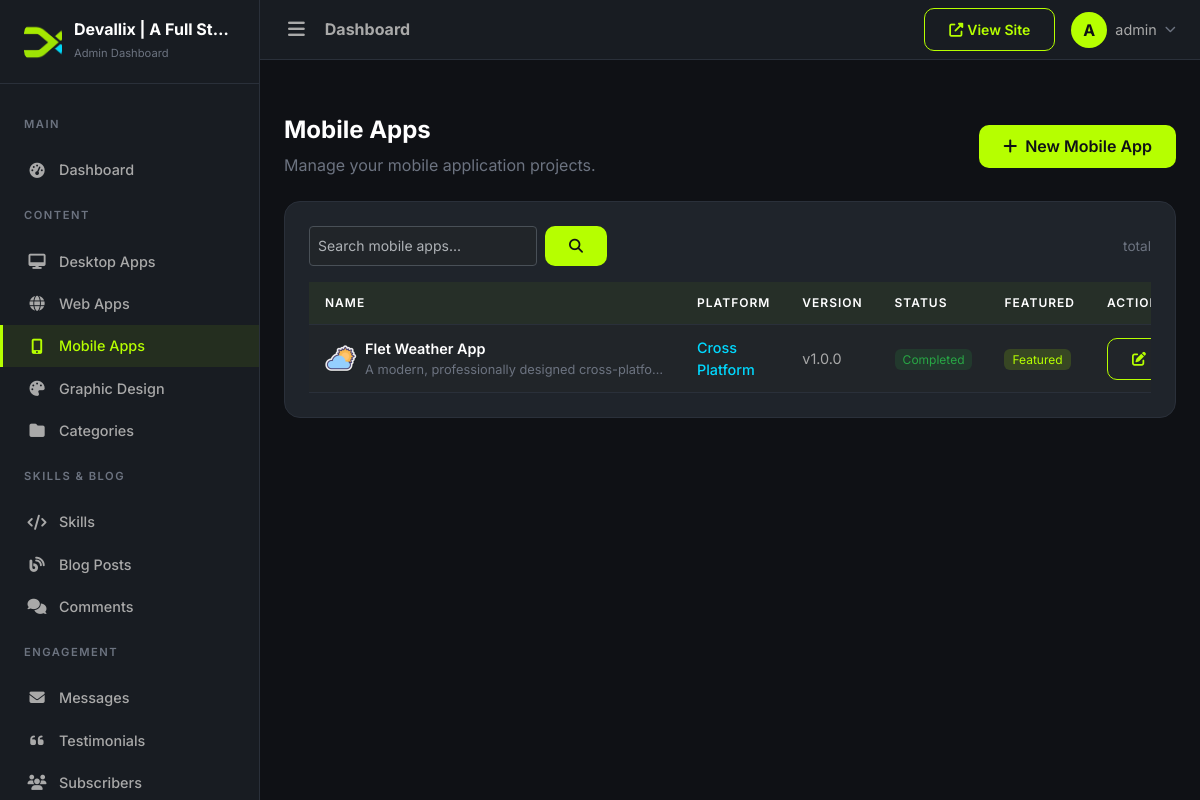
/dashboard/mobile-apps/ (signed in), run on the app's committed database.
### apps/core/models.py (models this page shows, shortened)
class SiteSettings(models.Model):
    site_name = models.CharField(max_length=200, default='DevPortfolio')
    site_tagline = models.CharField(max_length=300, blank=True)
    logo = models.ImageField(upload_to='uploads/site/', blank=True, null=True)
    favicon = models.ImageField(upload_to='uploads/site/', blank=True, null=True)
    hero_title = models.CharField(max_length=300, blank=True)
    hero_subtitle = models.TextField(blank=True)
    hero_cta_text = models.CharField(max_length=100, default='View Portfolio')
    hero_cta_url = models.CharField(max_length=300, default='/portfolio/')
    about_image = models.ImageField(upload_to='uploads/site/', blank=True, null=True)
    footer_text = models.TextField(blank=True)
    meta_title = models.CharField(max_length=200, blank=True)
    meta_description = models.TextField(blank=True)
    meta_keywords = models.TextField(blank=True)
    og_image = models.ImageField(upload_to='uploads/site/', blank=True, null=True)
    google_analytics_code = models.TextField(blank=True)
    email = models.EmailField(blank=True)
    phone = models.CharField(max_length=20, blank=True)
    address = models.TextField(blank=True)
    github_url = models.URLField(blank=True)
    linkedin_url = models.URLField(blank=True)
    twitter_url = models.URLField(blank=True)
    youtube_url = models.URLField(blank=True)
    facebook_url = models.URLField(blank=True)
    instagram_url = models.URLField(blank=True)
    updated_at = models.DateTimeField(auto_now=True)
    class Meta:
        verbose_name = 'Site Settings'
        verbose_name_plural = 'Site Settings'
    @classmethod
    def load(cls):
        obj, created = cls.objects.get_or_create(pk=1)
        return obj

### apps/accounts/models.py (models this page shows, shortened)
class User(AbstractUser):
    email = models.EmailField(unique=True)
    bio = models.TextField(blank=True)
    avatar = models.ImageField(upload_to='avatars/', blank=True, null=True)
    job_title = models.CharField(max_length=200, blank=True)
    phone = models.CharField(max_length=20, blank=True)
    location = models.CharField(max_length=200, blank=True)
    website = models.URLField(blank=True)
    github = models.URLField(blank=True)
    linkedin = models.URLField(blank=True)
    twitter = models.URLField(blank=True)
    class Meta:
        verbose_name = 'User'
        verbose_name_plural = 'Users'

### apps/mobile_apps/models.py (models this page shows, shortened)
class MobileApp(models.Model):
    PLATFORM_CHOICES = [
        ('android', 'Android'),
        ('ios', 'iOS'),
        ('cross_platform', 'Cross Platform'),
    ]
    STATUS_CHOICES = [
        ('completed', 'Completed'),
        ('in_progress', 'In Progress'),
        ('archived', 'Archived'),
    ]
    name = models.CharField(max_length=200)
    slug = models.SlugField(max_length=200, unique=True)
    short_description = models.CharField(max_length=300)
    description = models.TextField()
    platform = models.CharField(max_length=20, choices=PLATFORM_CHOICES, default='cross_platform')
    technologies = models.ManyToManyField('portfolio.Technology', blank=True, related_name='mobile_apps')
    version = models.CharField(max_length=50, default='1.0.0')
    logo = models.ImageField(upload_to='uploads/mobile_apps/logos/', blank=True, null=True)
    image = models.ImageField(upload_to='uploads/mobile_apps/', blank=True, null=True)
    play_store_url = models.URLField(blank=True)
    app_store_url = models.URLField(blank=True)
    website_url = models.URLField(blank=True)
    github_url = models.URLField(blank=True)
    status = models.CharField(max_length=20, choices=STATUS_CHOICES, default='completed')
    featured = models.BooleanField(default=False)
    display_order = models.PositiveIntegerField(default=0)
    meta_title = models.CharField(max_length=200, blank=True)
    meta_description = models.TextField(blank=True)
    created_at = models.DateTimeField(auto_now_add=True)
    updated_at = models.DateTimeField(auto_now=True)
    class Meta:
        ordering = ['display_order', '-created_at']
        verbose_name = 'Mobile Application'
        verbose_name_plural = 'Mobile Applications'

### apps/dashboard/views.py (the view)
# urls.py: path('mobile-apps/', views.MobileAppListView.as_view(), name='mobile_app_list'),
class MobileAppListView(DashboardLoginRequiredMixin, ListView):
    model = MobileApp
    template_name = 'dashboard/mobile_app_list.html'
    context_object_name = 'mobile_apps'
    paginate_by = 20
    def get_queryset(self):
        qs = MobileApp.objects.all()
        search = self.request.GET.get('q')
        if search:
            qs = qs.filter(name__icontains=search)
        return qs
    def get_context_data(self, **kwargs):
        context = super().get_context_data(**kwargs)
        context['search_query'] = self.request.GET.get('q', '')
        return context

### templates/dashboard/mobile_app_list.html (shortened to what this page needs)
{% extends 'dashboard/base_dashboard.html' %}
{% load humanize %}
{% block content %}
<div class="page-section">
    <div class="d-flex justify-content-between align-items-center mb-4">
        <div>
            <h4 class="page-title">Mobile Apps</h4>
            <p style="color:var(--text-dim);margin:0;">Manage your mobile application projects.</p>
        </div>
        <a href="{% url 'dashboard:mobile_app_create' %}" class="btn btn-accent">
            <i class="fas fa-plus me-1"></i> New Mobile App
        </a>
    </div>
    <div class="dashboard-card">
        <div class="d-flex justify-content-between align-items-center mb-3">
            <form method="get" class="d-flex gap-2" style="max-width:400px;">
                <input type="text" name="q" class="form-control form-control-sm" placeholder="Search mobile apps..." value="{{ search_query|default:'' }}">
                <button type="submit" class="btn btn-accent btn-sm"><i class="fas fa-search"></i></button>
            </form>
            <span style="color:var(--text-dim);font-size:0.85rem;">{{ mobile_apps.paginator.count }} total</span>
        </div>
        <div class="table-responsive">
            <table class="table table-dashboard mb-0">
                <thead>
                    <tr>
                        <th>Name</th>
                        <th>Platform</th>
                        <th>Version</th>
                        <th>Status</th>
                        <th>Featured</th>
                        <th style="width:150px;">Actions</th>
                    </tr>
                </thead>
                <tbody>
                    {% for app in mobile_apps %}
                    <tr>
                        <td>
                            <div class="d-flex align-items-center gap-2">
                                {% if app.logo %}
                                <img src="{{ app.logo.url }}" alt="{{ app.name }}" style="width:32px;height:32px;border-radius:8px;object-fit:cover;">
                                {% else %}
                                <div style="width:32px;height:32px;border-radius:8px;background:var(--accent-secondary);display:flex;align-items:center;justify-content:center;flex-shrink:0;">
                                    <i class="fas fa-mobile-alt" style="color:var(--bg-primary);font-size:0.8rem;"></i>
                                </div>
                                {% endif %}
                                <div>
                                    <span style="font-weight:600;">{{ app.name }}</span>
                                    <div style="color:var(--text-dim);font-size:0.8rem;white-space:nowrap;overflow:hidden;text-overflow:ellipsis;max-width:300px;">{{ app.short_description }}</div>
                                </div>
                            </div>
                        </td>
                        <td><span style="color:var(--accent-secondary);font-weight:500;">{{ app.get_platform_display }}</span></td>
                        <td style="color:var(--text-muted);">v{{ app.version }}</td>
                        <td>
                            {% if app.status == 'completed' %}
                            <span style="background:rgba(40,167,69,0.15);color:#28a745;padding:3px 8px;border-radius:6px;font-size:0.75rem;">Completed</span>
                            {% elif app.status == 'in_progress' %}
                            <span style="background:rgba(0,217,255,0.15);color:var(--accent-secondary);padding:3px 8px;border-radius:6px;font-size:0.75rem;">In Progress</span>
                            {% else %}
                            <span style="background:rgba(255,193,7,0.15);color:#ffc107;padding:3px 8px;border-radius:6px;font-size:0.75rem;">Archived</span>
                            {% endif %}
                        </td>
                        <td>
                            {% if app.featured %}
                            <span style="background:rgba(182,255,0,0.15);color:var(--accent);padding:3px 8px;border-radius:6px;font-size:0.75rem;">Featured</span>
                            {% else %}
                            <span style="color:var(--text-dim);font-size:0.85rem;">&mdash;</span>
                            {% endif %}
                        </td>
                        <td>
                            <div class="d-flex gap-1">
                                <a href="{% url 'dashboard:mobile_app_edit' pk=app.pk %}" class="btn btn-outline-accent btn-sm" title="Edit">
                                    <i class="fas fa-edit"></i>
                                </a>
                            </div>
                        </td>
                    </tr>
                    {% endfor %}
                </tbody>
            </table>
        </div>
    </div>
</div>
{% endblock %}

### templates/dashboard/includes/sidebar.html (shortened to what this page needs)
<nav class="sidebar" id="sidebar">
    <div class="sidebar-brand">
        {% if site_settings.logo %}
        <img src="{{ site_settings.logo.url }}" alt="{{ site_settings.site_name }}" style="width:38px;height:38px;border-radius:10px;object-fit:cover;">
        {% else %}
        <div class="brand-icon"><span>D</span></div>
        {% endif %}
        <div>
            <h5>{{ site_settings.site_name|default:'DevPortfolio' }}</h5>
            <small>Admin Dashboard</small>
        </div>
    </div>
    <div class="sidebar-nav">
        <div class="nav-section">
            <div class="nav-section-title">Main</div>
        </div>
        <a href="{% url 'dashboard:dashboard_home' %}" class="nav-link {% if request.resolver_match.url_name == 'dashboard_home' %}active{% endif %}">
            <i class="fas fa-tachometer-alt"></i> Dashboard
        </a>
        <div class="nav-section">
            <div class="nav-section-title">Content</div>
        </div>
        <a href="{% url 'dashboard:app_list' %}" class="nav-link {% if '/dashboard/desktop-apps/' in request.path %}active{% endif %}">
            <i class="fas fa-desktop"></i> Desktop Apps
        </a>
        <a href="{% url 'dashboard:project_list' %}" class="nav-link {% if '/dashboard/web-apps/' in request.path %}active{% endif %}">
            <i class="fas fa-globe"></i> Web Apps
        </a>
        <a href="{% url 'dashboard:mobile_app_list' %}" class="nav-link {% if '/dashboard/mobile-apps/' in request.path %}active{% endif %}">
            <i class="fas fa-mobile-alt"></i> Mobile Apps
        </a>
        <a href="{% url 'dashboard:design_list' %}" class="nav-link {% if '/dashboard/graphic-design/' in request.path %}active{% endif %}">
            <i class="fas fa-palette"></i> Graphic Design
        </a>
        <a href="{% url 'dashboard:category_list' %}" class="nav-link {% if 'category' in request.resolver_match.url_name %}active{% endif %}">
            <i class="fas fa-folder"></i> Categories
        </a>
        <div class="nav-section">
            <div class="nav-section-title">Skills & Blog</div>
        </div>
        <a href="{% url 'dashboard:skill_list' %}" class="nav-link {% if 'skill' in request.resolver_match.url_name %}active{% endif %}">
            <i class="fas fa-code"></i> Skills
        </a>
        <a href="{% url 'dashboard:blog_list' %}" class="nav-link {% if 'blog' in request.resolver_match.url_name and 'comment' not in request.resolver_match.url_name %}active{% endif %}">
            <i class="fas fa-blog"></i> Blog Posts
        </a>
        <a href="{% url 'dashboard:comment_list' %}" class="nav-link {% if 'comment' in request.resolver_match.url_name %}active{% endif %}">
            <i class="fas fa-comments"></i> Comments
        </a>
        <div class="nav-section">
            <div class="nav-section-title">Engagement</div>
        </div>
        <a href="{% url 'dashboard:message_list' %}" class="nav-link {% if 'message' in request.resolver_match.url_name %}active{% endif %}">
            <i class="fas fa-envelope"></i> Messages
        </a>
        <a href="{% url 'dashboard:testimonial_list' %}" class="nav-link {% if 'testimonial' in request.resolver_match.url_name %}active{% endif %}">
            <i class="fas fa-quote-left"></i> Testimonials
        </a>
        <a href="{% url 'dashboard:subscriber_list' %}" class="nav-link {% if 'subscriber' in request.resolver_match.url_name %}active{% endif %}">
            <i class="fas fa-users"></i> Subscribers
        </a>
    </div>
</nav>

### templates/dashboard/includes/topbar.html (shortened to what this page needs)
<header class="topbar">
    <div class="d-flex align-items-center gap-3">
        <button class="sidebar-toggler">
            <i class="fas fa-bars"></i>
        </button>
        <h6 class="mb-0 fw-bold" style="color:var(--text-muted);">{% block topbar_title %}Dashboard{% endblock %}</h6>
    </div>
    <div class="d-flex align-items-center gap-2 gap-sm-3">
        <a href="{% url 'core:home' %}" class="btn btn-sm btn-outline-accent flex-shrink-0" target="_blank" rel="noopener" aria-label="View Site">
            <i class="fas fa-external-link-alt"></i><span class="d-none d-sm-inline ms-1">View Site</span>
        </a>
        <div class="dropdown flex-shrink-0">
            <a class="d-flex align-items-center gap-2 text-decoration-none" href="#" data-bs-toggle="dropdown" aria-label="Account menu">
                <div style="width:36px;height:36px;border-radius:50%;background:var(--accent);display:flex;align-items:center;justify-content:center;flex-shrink:0;">
                    <span style="color:var(--bg-primary);font-weight:700;">{{ request.user.first_name.0|default:request.user.username.0|upper }}</span>
                </div>
                <span class="d-none d-md-inline" style="color:var(--text-muted);font-size:0.9rem;">{{ request.user.get_short_name|default:request.user.username }}</span>
                <i class="fas fa-chevron-down d-none d-md-inline" style="font-size:0.7rem;color:var(--text-dim);"></i>
            </a>
        </div>
    </div>
</header>

### data on the page
SiteSettings: logo (picture), site_name "Devallix | A Full St…"
User: user.first_name.0 "A", user.get_short_name "admin"
MobileApp: logo (picture), name "Flet Weather App", short_description "A modern, professionally designed cross-platfo…", platform "Cross Platform", version "1.0.0", status "Completed", featured "Featured"
